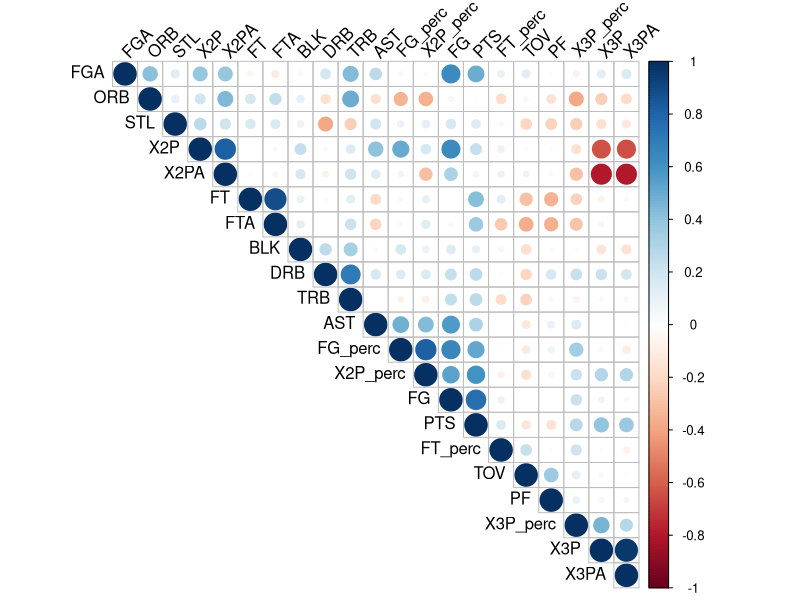
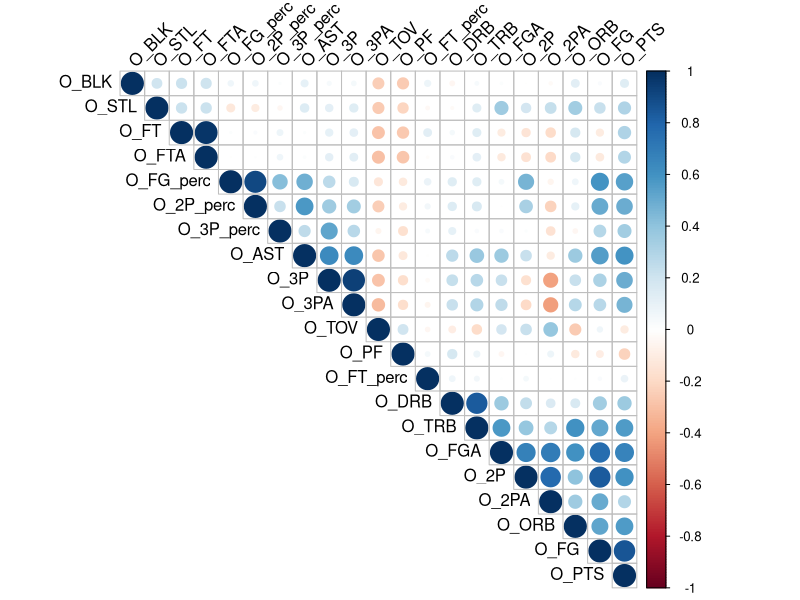
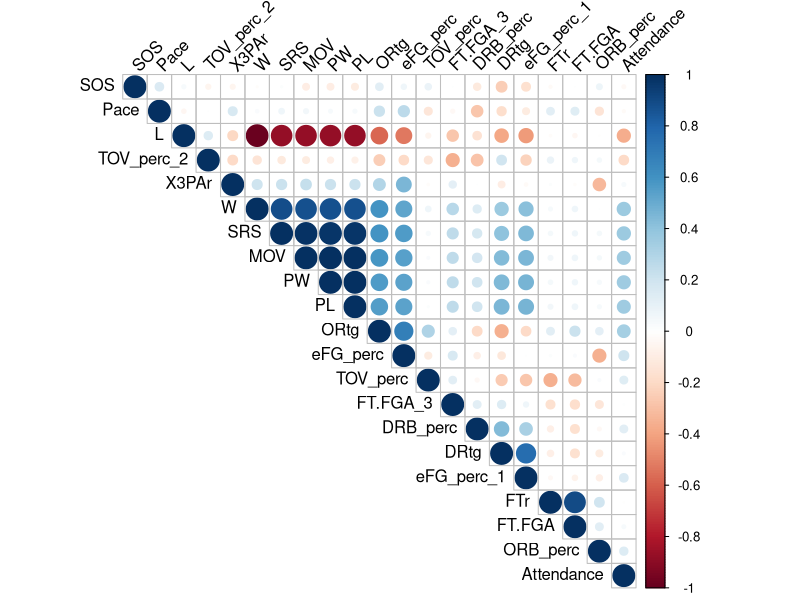

Here is the R script that generated these plots, in order:
## ---- chunk 1
library(caret)
library(pROC)
library(tidyverse)
library(fastDummies)
library(dplyr)
library(tidyr)
library(datasets)
library(class)
library(mice)
library(readxl)
library(forecast)
## ---- chunk 2
NBA_df <- read.csv("NBA.csv")
#head(NBA_df)
#names(NBA_df)
## ---- chunk 3
# Delete Rank, Team name, year and minutes played
NBA_df <- NBA_df[, -which(names(NBA_df) %in% 
              c('ï..Rank', 'Team', 'Year', 'MP', 'O_MP'))]

# Delete one of the dependent variables
NBA_df <- NBA_df[, -which(names(NBA_df) %in% 
              c('Champion'))]
## ---- chunk 4
# Correlation Matrix for Team Stats
team_df <- NBA_df[, which(names(NBA_df) %in% 
            c("FG", "FGA", "FG_perc", "X3P", "X3PA", "X3P_perc", "X2P", "X2PA",
              "X2P_perc", "FT", "FTA", "FT_perc", "ORB", "DRB", "TRB", "AST", 
              "STL", "BLK", "TOV", "PF", "PTS"))]

team_cor <- cor(team_df)
round(team_cor, 2)

# Visualization
library(corrplot)
corrplot(team_cor, type = "upper", order = "hclust", 
         tl.col = "black", tl.srt = 45)

team_cor[abs(team_cor) > 0.75] <- NA
team_cor
## ---- chunk 5
# Remove High Correlated Team Stats:
NBA_df <- NBA_df[, -which(names(NBA_df) %in% 
              c("FG", "X3P", "X2P", "X2PA", "X2P_perc", "FT"))]
## ---- chunk 6
# Correlation Matrix for Opposing Team Stats
opp_df <- NBA_df[, which(names(NBA_df) %in% 
            c("O_FG", "O_FGA", "O_FG_perc", "O_3P", "O_3PA", "O_3P_perc", "O_2P", "O_2PA",
              "O_2P_perc", "O_FT", "O_FTA", "O_FT_perc", "O_ORB", "O_DRB", "O_TRB", "O_AST", 
              "O_STL", "O_BLK", "O_TOV", "O_PF", "O_PTS"))]

opp_cor <- cor(opp_df)
round(opp_cor, 2)

# Visualization
library(corrplot)
corrplot(opp_cor, type = "upper", order = "hclust", 
         tl.col = "black", tl.srt = 45)

opp_cor[abs(opp_cor) > 0.75] <- NA
opp_cor
## ---- chunk 7
# Remove High Correlated Opposing Team Stats:
NBA_df <- NBA_df[, -which(names(NBA_df) %in% 
              c("O_FG", "O_3P", "O_2PA", "O_2P_perc", "O_FT", "O_TRB"))]
## ---- chunk 8
# Correlation Matrix for Advance Team Stats
adv_df <- NBA_df[, which(names(NBA_df) %in% 
            c( "W", "L" , "PW", "PL", "MOV", "SOS", "SRS", "ORtg", "DRtg",       
               "Pace", "FTr", "X3PAr", "eFG_perc", "TOV_perc", "ORB_perc", 
               "FT.FGA", "eFG_perc_1", "TOV_perc_2", "DRB_perc", "FT.FGA_3", 
               "Attendance"))]

adv_cor <- cor(adv_df)
round(adv_cor, 2)

# Visualization
library(corrplot)
corrplot(adv_cor, type = "upper", order = "hclust", 
         tl.col = "black", tl.srt = 45)

adv_cor[abs(adv_cor) > 0.9] <- NA
adv_cor
## ---- chunk 9
# Remove High Correlated Advanced Team Stats:
NBA_df <- NBA_df[, -which(names(NBA_df) %in% 
              c("L", "PW", "PL"))]
## ---- chunk 10
# Regression with all variables
NBA_reg <- lm(Playoff.Wins ~ ., NBA_df)
summary(NBA_reg)
## ---- chunk 11
# Forward Selection
NBA_lm_null <- lm(Playoff.Wins ~ 1, NBA_df)
NBA_FS <- step(NBA_lm_null, scope=list(lower=NBA_lm_null, upper=NBA_reg), direction = "forward")
## ---- chunk 12
# Backward Selection
NBA_BS <- step(NBA_reg, direction = "backward")
## ---- chunk 13
# Stepwise Selection
NBA_Both <- step(NBA_reg, direction = "both")
## ---- chunk 14
# Results
## Forward
summary(NBA_FS)
## Backward 
summary(NBA_BS)
## Both
summary(NBA_Both)
## ---- chunk 15
# Training set
train.df <- NBA_df
## ---- chunk 16
# Testing Set
test.df <- read.csv("NBA2021-2022.csv")

row.names(test.df) <- test.df$Team
test.df <- test.df[, -which(names(test.df) %in% 
              c('ï..Rank', 'Year', 'MP', 'O_MP', 'Champion',
               "FG", "X3P", "X2P", "X2PA", "X2P_perc", "FT", 
               "O_FG", "O_3P", "O_2PA", "O_2P_perc", "O_FT", "O_TRB",
               "L", "PW", "PL"))]
#write.csv(test.df,"test.csv", row.names = FALSE)
## ---- chunk 17
## Train Model 1
NBA_lm_1 <- lm(formula = Playoff.Wins ~ W + SOS + TOV_perc + O_BLK + Attendance, data = train.df)
## ---- chunk 18
# Cross-Validation Model 1
# Define training control
train.control <- trainControl(method = "repeatedcv", number = 10, repeats = 5)
# Train the model
model_1 <- train(Playoff.Wins ~ W + SOS + TOV_perc + O_BLK + Attendance, data = train.df, method = "lm",
               trControl = train.control)
# Summarize the results
print(model_1)
## ---- chunk 19
## Train Model 2
NBA_lm_2 <- lm(formula = Playoff.Wins ~ TOV + PTS + O_BLK + W + SOS + eFG_perc + 
    TOV_perc + FT.FGA + Attendance, data = train.df)
## ---- chunk 20
# Cross-Validation Model 2
# Train the model
model_2 <- train(Playoff.Wins ~ TOV + PTS + O_BLK + W + SOS + eFG_perc + 
    TOV_perc + FT.FGA + Attendance, data = train.df, method = "lm",
               trControl = train.control)
# Summarize the results
print(model_2)
## ---- chunk 21
## Test model 
NBA_lm.pred.test_1 <- predict(NBA_lm_1, test.df)
sort(NBA_lm.pred.test_1, decreasing = TRUE)
## ---- chunk 22
## Test model 2
NBA_lm.pred.test_2 <- predict(NBA_lm_2, test.df)
sort(NBA_lm.pred.test_2, decreasing = TRUE)
